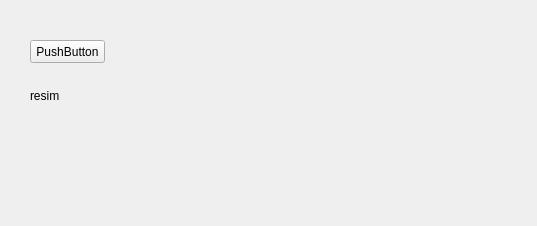
<?xml version="1.0" encoding="UTF-8"?>
<ui version="4.0">
 <class>WarpWindow</class>
 <widget class="QMainWindow" name="WarpWindow">
  <property name="geometry">
   <rect>
    <x>0</x>
    <y>0</y>
    <width>537</width>
    <height>226</height>
   </rect>
  </property>
  <property name="windowTitle">
   <string>WarpWindow</string>
  </property>
  <widget class="QWidget" name="centralWidget">
   <widget class="QLabel" name="imagelabel">
    <property name="geometry">
     <rect>
      <x>30</x>
      <y>70</y>
      <width>121</width>
      <height>51</height>
     </rect>
    </property>
    <property name="text">
     <string>resim</string>
    </property>
   </widget>
   <widget class="QPushButton" name="pushButton">
    <property name="geometry">
     <rect>
      <x>30</x>
      <y>40</y>
      <width>75</width>
      <height>23</height>
     </rect>
    </property>
    <property name="text">
     <string>PushButton</string>
    </property>
   </widget>
   <widget class="QWidget" name="panShow" native="true">
    <property name="geometry">
     <rect>
      <x>130</x>
      <y>10</y>
      <width>121</width>
      <height>31</height>
     </rect>
    </property>
   </widget>
  </widget>
 </widget>
 <layoutdefault spacing="6" margin="11"/>
 <resources/>
 <connections/>
</ui>
